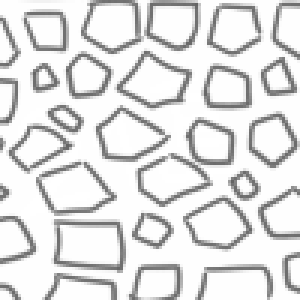
#> input picture src/result.png, 100 x 100 px (shown 3 times larger)
$ python getWatermark.py
#> lines starting #> are read from the running program, lines starting #| are printed output that depends on the picture; after the words box and inside, x2 and y2 are one past the last pixel; in counts of white or black regions, pixels touching at a corner belong together
import cv2
import numpy as np

#グレースケールで読み込み
src = cv2.imread('result.png', 0)
#> src is the input picture: shape (100, 100); min 100, max 255, mean 224.2

rect = list()

# #元画像から最下位ビット成分を取得
for col in src:
    newRow = list()
    for row in col:
        if row%2:
            newRow.append(0)
        else:
            newRow.append(255)

    rect.append(newRow)
#> this loop made 100 passes
#> after the loop, rect = 100 items

img = np.array(rect)
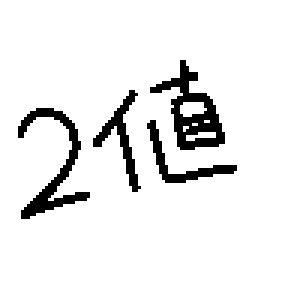
#> img: shape (100, 100) int64 (shown 3 times larger); 92.3% white; 4 black regions, box (x1, y1, x2, y2) and area: (50, 20, 75, 50) 274, (6, 36, 30, 73) 231, (31, 30, 47, 64) 135, (49, 40, 79, 61) 126

cv2.imwrite('watermark.png', img)
